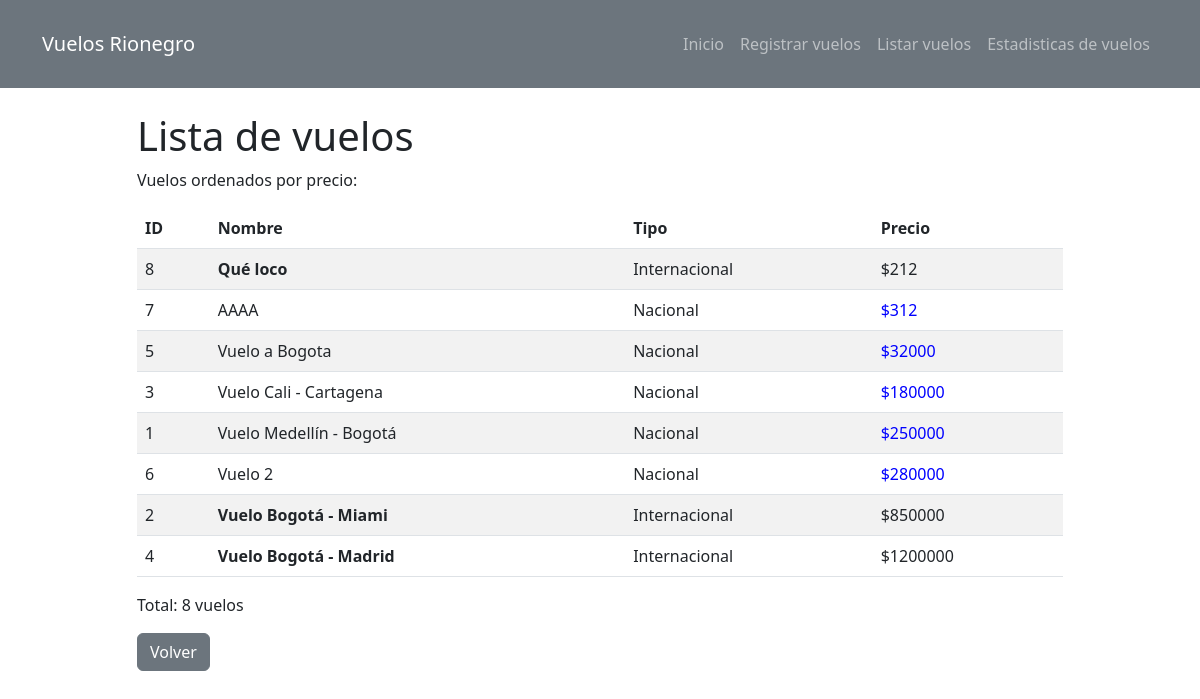
The app's page /listar/ with its own data.
### flights/models.py (models this page shows, shortened)
class Flight(models.Model):
    TIPOS_VUELO = [
        ('Nacional', 'Nacional'),
        ('Internacional', 'Internacional'),
    ]
    id = models.AutoField(primary_key=True)
    nombre = models.CharField(max_length=200)
    tipo = models.CharField(max_length=20, choices=TIPOS_VUELO)
    precio = models.DecimalField(max_digits=10, decimal_places=2)
    class Meta:
        ordering = ['precio']  # Ordenados por precio

### flights/views.py (the view)
# urls.py: path('listar/', views.listar_vuelos, name='listar'),
def listar_vuelos(request):
    flights = Flight.objects.all().order_by('precio')
    return render(request, 'flights/listar.html', {'flights': flights})

### flights/templates/flights/listar.html (shortened to what this page needs)
{% extends 'flights/base.html' %}
{% block content %}
<div class="row justify-content-center">
    <div class="col-md-10">
        <h1>Lista de vuelos</h1>
        {% if flights %}
            <p>Vuelos ordenados por precio:</p>
            <table class="table table-striped">
                <thead>
                    <tr>
                        <th>ID</th>
                        <th>Nombre</th>
                        <th>Tipo</th>
                        <th>Precio</th>
                    </tr>
                </thead>
                <tbody>
                    {% for flight in flights %}
                    <tr>
                        <td>{{ flight.id }}</td>
                        <td>
                            {% if flight.tipo == 'Internacional' %}
                                <span class="nombre-internacional">{{ flight.nombre }}</span>
                            {% else %}
                                {{ flight.nombre }}
                            {% endif %}
                        </td>
                        <td>{{ flight.tipo }}</td>
                        <td>
                            {% if flight.tipo == 'Nacional' %}
                                <span class="precio-nacional">${{ flight.precio|floatformat:0 }}</span>
                            {% else %}
                                ${{ flight.precio|floatformat:0 }}
                            {% endif %}
                        </td>
                    </tr>
                    {% endfor %}
                </tbody>
            </table>
            <p>Total: {{ flights|length }} vuelos</p>
        {% else %}
            <div class="alert alert-warning">
                No hay vuelos registrados
            </div>
        {% endif %}
        <a href="{% url 'flights:home' %}" class="btn btn-secondary">Volver</a>
    </div>
</div>
{% endblock %}

### flights/templates/flights/base.html (shortened to what this page needs)
<!DOCTYPE html>
<html lang="es">
<head>
    <link href="https://cdn.jsdelivr.net/npm/bootstrap@5.3.0-alpha1/dist/css/bootstrap.min.css" rel="stylesheet">
</head>
<body>
    <nav class="navbar navbar-expand-lg navbar-dark bg-secondary py-4">
        <div class="container">
            <a class="navbar-brand" href="{% url 'flights:home' %}">Vuelos Rionegro</a>
            <div class="navbar-nav ms-auto">
                <a class="nav-link" href="{% url 'flights:home' %}">Inicio</a>
                <a class="nav-link" href="{% url 'flights:registrar' %}">Registrar vuelos</a>
                <a class="nav-link" href="{% url 'flights:listar' %}">Listar vuelos</a>
                <a class="nav-link" href="{% url 'flights:estadisticas' %}">Estadisticas de vuelos</a>
            </div>
        </div>
    </nav>
    <div class="container my-4">
        {% block content %}
        {% endblock %}
    </div>
</body>
</html>

### flights/templates/flights/base.html (style rules this page uses)
.precio-nacional { color: blue; }
.nombre-internacional { font-weight: bold; }

### records on screen
Flight: id "8", nombre "Qué loco", tipo "Internacional", precio "212"
Flight: id "7", nombre "AAAA", tipo "Nacional", precio "312"
Flight: id "5", nombre "Vuelo a Bogota", tipo "Nacional", precio "32000"
Flight: id "3", nombre "Vuelo Cali - Cartagena", tipo "Nacional", precio "180000"
Flight: id "1", nombre "Vuelo Medellín - Bogotá", tipo "Nacional", precio "250000"
Flight: id "6", nombre "Vuelo 2", tipo "Nacional", precio "280000"
Flight: id "2", nombre "Vuelo Bogotá - Miami", tipo "Internacional", precio "850000"
Flight: id "4", nombre "Vuelo Bogotá - Madrid", tipo "Internacional", precio "1200000"

### other values on screen
{{ flights|length }} "8"
